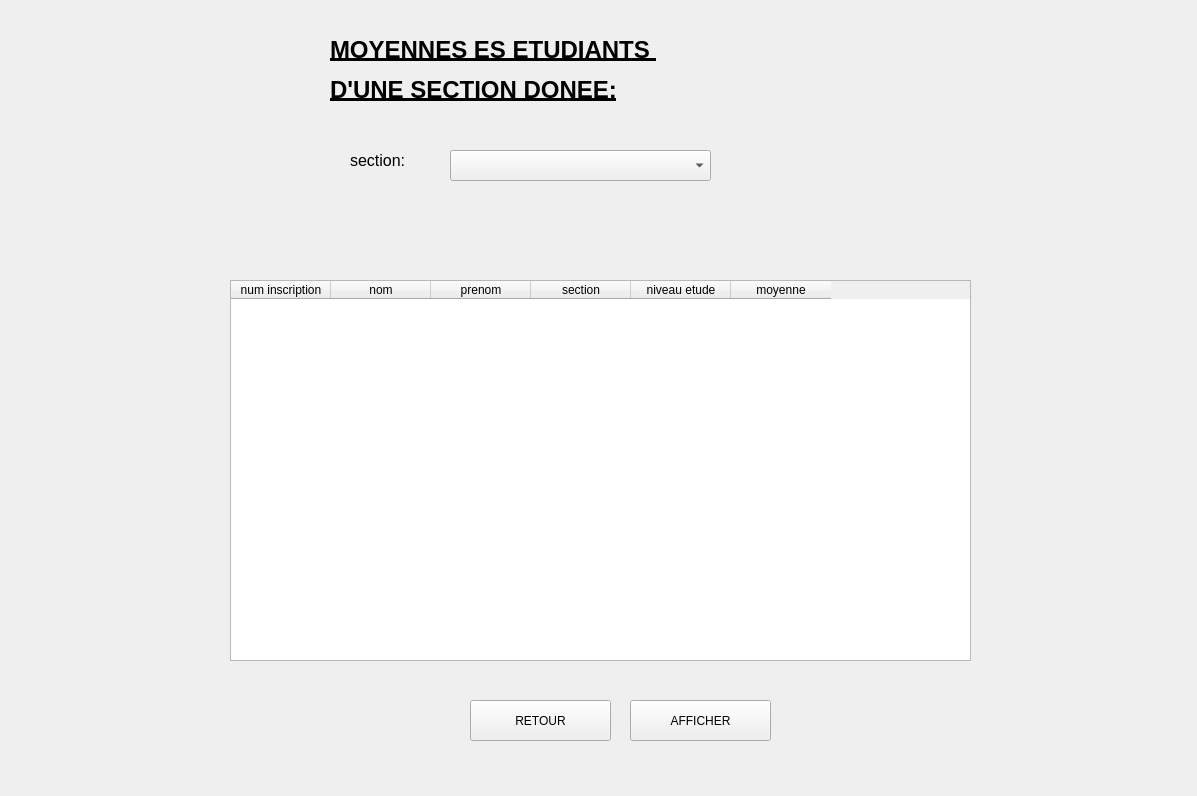
<?xml version="1.0" encoding="UTF-8"?>
<ui version="4.0">
 <class>Form</class>
 <widget class="QWidget" name="Form">
  <property name="geometry">
   <rect>
    <x>0</x>
    <y>0</y>
    <width>1197</width>
    <height>796</height>
   </rect>
  </property>
  <property name="windowTitle">
   <string>Form</string>
  </property>
  <widget class="QLabel" name="label_4">
   <property name="geometry">
    <rect>
     <x>-230</x>
     <y>0</y>
     <width>1441</width>
     <height>861</height>
    </rect>
   </property>
   <property name="text">
    <string/>
   </property>
   <property name="pixmap">
    <pixmap>n1mtIpU.jpg</pixmap>
   </property>
   <property name="scaledContents">
    <bool>true</bool>
   </property>
  </widget>
  <widget class="QLabel" name="label">
   <property name="geometry">
    <rect>
     <x>330</x>
     <y>-20</y>
     <width>791</width>
     <height>181</height>
    </rect>
   </property>
   <property name="text">
    <string>&lt;html&gt;&lt;head/&gt;&lt;body&gt;&lt;p&gt;&lt;span style=&quot; font-size:18pt; font-weight:600; text-decoration: underline;&quot;&gt;MOYENNES ES ETUDIANTS &lt;/span&gt;&lt;/p&gt;&lt;p&gt;&lt;span style=&quot; font-size:18pt; font-weight:600; text-decoration: underline;&quot;&gt;D'UNE SECTION DONEE:&lt;/span&gt;&lt;/p&gt;&lt;/body&gt;&lt;/html&gt;</string>
   </property>
  </widget>
  <widget class="QLabel" name="label_6">
   <property name="geometry">
    <rect>
     <x>1030</x>
     <y>20</y>
     <width>131</width>
     <height>181</height>
    </rect>
   </property>
   <property name="text">
    <string/>
   </property>
   <property name="pixmap">
    <pixmap>output-onlinepngtools.png</pixmap>
   </property>
   <property name="scaledContents">
    <bool>true</bool>
   </property>
  </widget>
  <widget class="QTableWidget" name="tableWidget">
   <property name="geometry">
    <rect>
     <x>230</x>
     <y>280</y>
     <width>741</width>
     <height>381</height>
    </rect>
   </property>
   <column>
    <property name="text">
     <string>num inscription</string>
    </property>
   </column>
   <column>
    <property name="text">
     <string>nom</string>
    </property>
   </column>
   <column>
    <property name="text">
     <string>prenom</string>
    </property>
   </column>
   <column>
    <property name="text">
     <string>section</string>
    </property>
   </column>
   <column>
    <property name="text">
     <string>niveau etude</string>
    </property>
   </column>
   <column>
    <property name="text">
     <string>moyenne</string>
    </property>
   </column>
  </widget>
  <widget class="QPushButton" name="ok">
   <property name="geometry">
    <rect>
     <x>470</x>
     <y>700</y>
     <width>141</width>
     <height>41</height>
    </rect>
   </property>
   <property name="styleSheet">
    <string notr="true">font: 12pt &quot;MS Shell Dlg 2&quot;;</string>
   </property>
   <property name="text">
    <string>RETOUR</string>
   </property>
  </widget>
  <widget class="QPushButton" name="afficher">
   <property name="geometry">
    <rect>
     <x>630</x>
     <y>700</y>
     <width>141</width>
     <height>41</height>
    </rect>
   </property>
   <property name="styleSheet">
    <string notr="true">font: 12pt &quot;MS Shell Dlg 2&quot;;</string>
   </property>
   <property name="text">
    <string>AFFICHER</string>
   </property>
  </widget>
  <widget class="QComboBox" name="section">
   <property name="geometry">
    <rect>
     <x>450</x>
     <y>150</y>
     <width>261</width>
     <height>31</height>
    </rect>
   </property>
   <property name="styleSheet">
    <string notr="true">QLineEdit {
border: 1px solid rgb(37,39,48);
border-radius: 20px;
padding-left:20px;
padding-right:20px;
}
QLineEdit:hover{
	border: 2px solid rgb(222, 221, 218)
}
QLineEdit:focus{
	border: 2px solid rgb(154, 208, 236)
}</string>
   </property>
   <item>
    <property name="text">
     <string/>
    </property>
   </item>
   <item>
    <property name="text">
     <string>CPI1</string>
    </property>
   </item>
   <item>
    <property name="text">
     <string>CPI2</string>
    </property>
   </item>
   <item>
    <property name="text">
     <string>L1 INFO</string>
    </property>
   </item>
   <item>
    <property name="text">
     <string>L1 TIC</string>
    </property>
   </item>
   <item>
    <property name="text">
     <string>L1 EEA</string>
    </property>
   </item>
   <item>
    <property name="text">
     <string>L1 MATH</string>
    </property>
   </item>
   <item>
    <property name="text">
     <string>L2 INFO </string>
    </property>
   </item>
   <item>
    <property name="text">
     <string>L2 TIC</string>
    </property>
   </item>
   <item>
    <property name="text">
     <string>L2 EEA</string>
    </property>
   </item>
   <item>
    <property name="text">
     <string>L2 MATH</string>
    </property>
   </item>
   <item>
    <property name="text">
     <string>L3 INFO</string>
    </property>
   </item>
   <item>
    <property name="text">
     <string>L3 TIC</string>
    </property>
   </item>
   <item>
    <property name="text">
     <string>L3 EEA</string>
    </property>
   </item>
   <item>
    <property name="text">
     <string>ING 1</string>
    </property>
   </item>
   <item>
    <property name="text">
     <string>ING2</string>
    </property>
   </item>
  </widget>
  <widget class="QLabel" name="label_2">
   <property name="geometry">
    <rect>
     <x>350</x>
     <y>150</y>
     <width>81</width>
     <height>21</height>
    </rect>
   </property>
   <property name="text">
    <string>&lt;html&gt;&lt;head/&gt;&lt;body&gt;&lt;p&gt;&lt;span style=&quot; font-size:12pt;&quot;&gt;section:&lt;/span&gt;&lt;/p&gt;&lt;/body&gt;&lt;/html&gt;</string>
   </property>
  </widget>
  <widget class="QLabel" name="section_2">
   <property name="geometry">
    <rect>
     <x>470</x>
     <y>190</y>
     <width>201</width>
     <height>20</height>
    </rect>
   </property>
   <property name="text">
    <string/>
   </property>
  </widget>
 </widget>
 <resources/>
 <connections/>
</ui>
